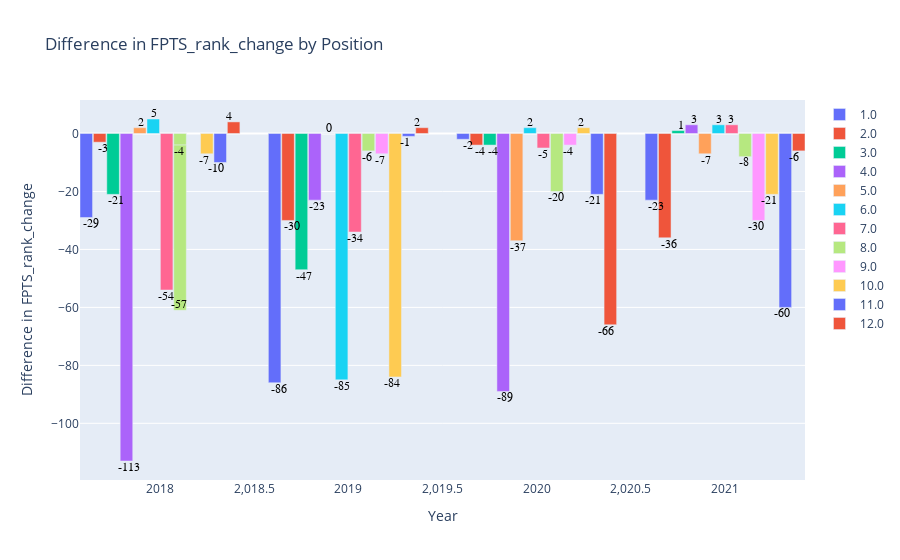

Here is the notebook cell this chart was saved with:
### Code cell
consistency_chart(df.copy(), 'wr')

### Figure 1 — Plotly figure (JSON) as saved in the notebook; plotly's stock layout.template omitted (floating-point values rounded to 4 significant figures)
{"data": [{"customdata": [["Cooper Kupp", 1, 24, 9], ["Davante Adams", 1, 3, 16], ["Tyreek Hill", 1, 30, 12], ["Michael Thomas", 1, 87, 7]], "hovertemplate": "Player: %{customdata[0]}<br>FPTS_rank_current: %{customdata[1]}<br>FPTS_rank_change: %{y}<br>FPTS_rank_next: %{customdata[2]}<br>FPTS_G: %{customdata[3]}<br><extra></extra>", "name": "1.0", "type": "bar", "width": 0.06667, "x": [2021.0, 2020.0, 2018.0, 2019.0], "y": [-23, -2, -29, -86]}, {"customdata": [["Deebo Samuel", 2, 38, 13], ["DeAndre Hopkins", 2, 5, 15], ["Tyreek Hill", 2, 6, 17], ["Chris Godwin", 2, 32, 12]], "hovertemplate": "Player: %{customdata[0]}<br>FPTS_rank_current: %{customdata[1]}<br>FPTS_rank_change: %{y}<br>FPTS_rank_next: %{customdata[2]}<br>FPTS_G: %{customdata[3]}<br><extra></extra>", "name": "2.0", "type": "bar", "width": 0.06667, "x": [2021.0, 2018.0, 2020.0, 2019.0], "y": [-36, -3, -4, -30]}, {"customdata": [["Stefon Diggs", 3, 7, 17], ["Julio Jones", 3, 50, 9], ["Davante Adams", 3, 2, 17], ["Davante Adams", 3, 24, 12]], "hovertemplate": "Player: %{customdata[0]}<br>FPTS_rank_current: %{customdata[1]}<br>FPTS_rank_change: %{y}<br>FPTS_rank_next: %{customdata[2]}<br>FPTS_G: %{customdata[3]}<br><extra></extra>", "name": "3.0", "type": "bar", "width": 0.06667, "x": [2020.0, 2019.0, 2021.0, 2018.0], "y": [-4, -47, 1, -21]}, {"customdata": [["Calvin Ridley", 4, 93, 5], ["Justin Jefferson", 4, 1, 17], ["Cooper Kupp", 4, 27, 15], ["Antonio Brown", 4, 117, 1]], "hovertemplate": "Player: %{customdata[0]}<br>FPTS_rank_current: %{customdata[1]}<br>FPTS_rank_change: %{y}<br>FPTS_rank_next: %{customdata[2]}<br>FPTS_G: %{customdata[3]}<br><extra></extra>", "name": "4.0", "type": "bar", "width": 0.06667, "x": [2020.0, 2021.0, 2019.0, 2018.0], "y": [-89, 3, -23, -113]}, {"customdata": [["Julio Jones", 5, 3, 15], ["Ja'Marr Chase", 5, 12, 13], ["DeAndre Hopkins", 5, 5, 16], ["DeAndre Hopkins", 5, 42, 10]], "hovertemplate": "Player: %{customdata[0]}<br>FPTS_rank_current: %{customdata[1]}<br>FPTS_rank_change: %{y}<br>FPTS_rank_next: %{customdata[2]}<br>FPTS_G: %{customdata[3]}<br><extra></extra>", "name": "5.0", "type": "bar", "width": 0.06667, "x": [2018.0, 2021.0, 2019.0, 2020.0], "y": [2, -7, 0, -37]}, {"customdata": [["Michael Thomas", 6, 1, 16], ["Tyreek Hill", 6, 3, 17], ["Kenny Golladay", 6, 91, 5], ["Justin Jefferson", 6, 4, 17]], "hovertemplate": "Player: %{customdata[0]}<br>FPTS_rank_current: %{customdata[1]}<br>FPTS_rank_change: %{y}<br>FPTS_rank_next: %{customdata[2]}<br>FPTS_G: %{customdata[3]}<br><extra></extra>", "name": "6.0", "type": "bar", "width": 0.06667, "x": [2018.0, 2021.0, 2019.0, 2020.0], "y": [5, 3, -85, 2]}, {"customdata": [["Adam Thielen", 7, 61, 10], ["Stefon Diggs", 7, 4, 17], ["DeVante Parker", 7, 41, 14], ["DK Metcalf", 7, 12, 17]], "hovertemplate": "Player: %{customdata[0]}<br>FPTS_rank_current: %{customdata[1]}<br>FPTS_rank_change: %{y}<br>FPTS_rank_next: %{customdata[2]}<br>FPTS_G: %{customdata[3]}<br><extra></extra>", "name": "7.0", "type": "bar", "width": 0.06667, "x": [2018.0, 2021.0, 2019.0, 2020.0], "y": [-54, 3, -34, -5]}, {"customdata": [["Mike Evans", 8, 16, 15], ["Adam Thielen", 8, 28, 13], ["Mike Evans", 8, 12, 13], ["JuJu Smith-Schuster", 8, 65, 12], ["Keenan Allen", 8, 14, 14]], "hovertemplate": "Player: %{customdata[0]}<br>FPTS_rank_current: %{customdata[1]}<br>FPTS_rank_change: %{y}<br>FPTS_rank_next: %{customdata[2]}<br>FPTS_G: %{customdata[3]}<br><extra></extra>", "name": "8.0", "type": "bar", "width": 0.06667, "x": [2021.0, 2020.0, 2018.0, 2018.0, 2019.0], "y": [-8, -20, -4, -57, -6]}, {"customdata": [["Amari Cooper", 9, 16, 16], ["Diontae Johnson", 9, 39, 17], ["Tyler Lockett", 9, 13, 16]], "hovertemplate": "Player: %{customdata[0]}<br>FPTS_rank_current: %{customdata[1]}<br>FPTS_rank_change: %{y}<br>FPTS_rank_next: %{customdata[2]}<br>FPTS_G: %{customdata[3]}<br><extra></extra>", "name": "9.0", "type": "bar", "width": 0.06667, "x": [2019.0, 2021.0, 2020.0], "y": [-7, -30, -4]}, {"customdata": [["Mike Evans", 10, 8, 16], ["Julian Edelman", 10, 94, 6], ["Mike Williams", 10, 31, 13], ["Robert Woods", 10, 17, 15]], "hovertemplate": "Player: %{customdata[0]}<br>FPTS_rank_current: %{customdata[1]}<br>FPTS_rank_change: %{y}<br>FPTS_rank_next: %{customdata[2]}<br>FPTS_G: %{customdata[3]}<br><extra></extra>", "name": "10.0", "type": "bar", "width": 0.06667, "x": [2020.0, 2019.0, 2021.0, 2018.0], "y": [2, -84, -21, -7]}, {"customdata": [["Stefon Diggs", 11, 21, 15], ["A.J. Brown", 11, 32, 13], ["Hunter Renfrow", 11, 71, 10], ["Allen Robinson", 11, 12, 16]], "hovertemplate": "Player: %{customdata[0]}<br>FPTS_rank_current: %{customdata[1]}<br>FPTS_rank_change: %{y}<br>FPTS_rank_next: %{customdata[2]}<br>FPTS_G: %{customdata[3]}<br><extra></extra>", "name": "11.0", "type": "bar", "width": 0.06667, "x": [2018.0, 2020.0, 2021.0, 2019.0], "y": [-10, -21, -60, -1]}, {"customdata": [["Allen Robinson", 12, 78, 12], ["Keenan Allen", 12, 8, 16], ["DK Metcalf", 12, 18, 17], ["Mike Evans", 12, 10, 16]], "hovertemplate": "Player: %{customdata[0]}<br>FPTS_rank_current: %{customdata[1]}<br>FPTS_rank_change: %{y}<br>FPTS_rank_next: %{customdata[2]}<br>FPTS_G: %{customdata[3]}<br><extra></extra>", "name": "12.0", "type": "bar", "width": 0.06667, "x": [2020.0, 2018.0, 2021.0, 2019.0], "y": [-66, 4, -6, 2]}], "layout": {"annotations": [{"align": "center", "font": {"color": "black", "family": "Arial", "size": 12}, "showarrow": false, "text": "-23", "x": 2021.0, "xref": "x", "y": -25, "yref": "y"}, {"align": "center", "font": {"color": "black", "family": "Arial", "size": 12}, "showarrow": false, "text": "-2", "x": 2020.0, "xref": "x", "y": -4, "yref": "y"}, {"align": "center", "font": {"color": "black", "family": "Arial", "size": 12}, "showarrow": false, "text": "-29", "x": 2018.0, "xref": "x", "y": -31, "yref": "y"}, {"align": "center", "font": {"color": "black", "family": "Arial", "size": 12}, "showarrow": false, "text": "-86", "x": 2019.0, "xref": "x", "y": -88, "yref": "y"}, {"align": "center", "font": {"color": "black", "family": "Arial", "size": 12}, "showarrow": false, "text": "-36", "x": 2021.0, "xref": "x", "y": -38, "yref": "y"}, {"align": "center", "font": {"color": "black", "family": "Arial", "size": 12}, "showarrow": false, "text": "-3", "x": 2018.0, "xref": "x", "y": -5, "yref": "y"}, {"align": "center", "font": {"color": "black", "family": "Arial", "size": 12}, "showarrow": false, "text": "-4", "x": 2020.0, "xref": "x", "y": -6, "yref": "y"}, {"align": "center", "font": {"color": "black", "family": "Arial", "size": 12}, "showarrow": false, "text": "-30", "x": 2019.0, "xref": "x", "y": -32, "yref": "y"}, {"align": "center", "font": {"color": "black", "family": "Arial", "size": 12}, "showarrow": false, "text": "-4", "x": 2020.0, "xref": "x", "y": -6, "yref": "y"}, {"align": "center", "font": {"color": "black", "family": "Arial", "size": 12}, "showarrow": false, "text": "-47", "x": 2019.0, "xref": "x", "y": -49, "yref": "y"}, {"align": "center", "font": {"color": "black", "family": "Arial", "size": 12}, "showarrow": false, "text": "1", "x": 2021.0, "xref": "x", "y": 3, "yref": "y"}, {"align": "center", "font": {"color": "black", "family": "Arial", "size": 12}, "showarrow": false, "text": "-21", "x": 2018.0, "xref": "x", "y": -23, "yref": "y"}, {"align": "center", "font": {"color": "black", "family": "Arial", "size": 12}, "showarrow": false, "text": "-89", "x": 2020.0, "xref": "x", "y": -91, "yref": "y"}, {"align": "center", "font": {"color": "black", "family": "Arial", "size": 12}, "showarrow": false, "text": "3", "x": 2021.0, "xref": "x", "y": 5, "yref": "y"}, {"align": "center", "font": {"color": "black", "family": "Arial", "size": 12}, "showarrow": false, "text": "-23", "x": 2019.0, "xref": "x", "y": -25, "yref": "y"}, {"align": "center", "font": {"color": "black", "family": "Arial", "size": 12}, "showarrow": false, "text": "-113", "x": 2018.0, "xref": "x", "y": -115, "yref": "y"}, {"align": "center", "font": {"color": "black", "family": "Arial", "size": 12}, "showarrow": false, "text": "2", "x": 2018.0, "xref": "x", "y": 4, "yref": "y"}, {"align": "center", "font": {"color": "black", "family": "Arial", "size": 12}, "showarrow": false, "text": "-7", "x": 2021.0, "xref": "x", "y": -9, "yref": "y"}, {"align": "center", "font": {"color": "black", "family": "Arial", "size": 12}, "showarrow": false, "text": "0", "x": 2019.0, "xref": "x", "y": 2, "yref": "y"}, {"align": "center", "font": {"color": "black", "family": "Arial", "size": 12}, "showarrow": false, "text": "-37", "x": 2020.0, "xref": "x", "y": -39, "yref": "y"}, {"align": "center", "font": {"color": "black", "family": "Arial", "size": 12}, "showarrow": false, "text": "5", "x": 2018.0, "xref": "x", "y": 7, "yref": "y"}, {"align": "center", "font": {"color": "black", "family": "Arial", "size": 12}, "showarrow": false, "text": "3", "x": 2021.0, "xref": "x", "y": 5, "yref": "y"}, {"align": "center", "font": {"color": "black", "family": "Arial", "size": 12}, "showarrow": false, "text": "-85", "x": 2019.0, "xref": "x", "y": -87, "yref": "y"}, {"align": "center", "font": {"color": "black", "family": "Arial", "size": 12}, "showarrow": false, "text": "2", "x": 2020.0, "xref": "x", "y": 4, "yref": "y"}, {"align": "center", "font": {"color": "black", "family": "Arial", "size": 12}, "showarrow": false, "text": "-54", "x": 2018.0, "xref": "x", "y": -56, "yref": "y"}, {"align": "center", "font": {"color": "black", "family": "Arial", "size": 12}, "showarrow": false, "text": "3", "x": 2021.0, "xref": "x", "y": 5, "yref": "y"}, {"align": "center", "font": {"color": "black", "family": "Arial", "size": 12}, "showarrow": false, "text": "-34", "x": 2019.0, "xref": "x", "y": -36, "yref": "y"}, {"align": "center", "font": {"color": "black", "family": "Arial", "size": 12}, "showarrow": false, "text": "-5", "x": 2020.0, "xref": "x", "y": -7, "yref": "y"}, {"align": "center", "font": {"color": "black", "family": "Arial", "size": 12}, "showarrow": false, "text": "-8", "x": 2021.0, "xref": "x", "y": -10, "yref": "y"}, {"align": "center", "font": {"color": "black", "family": "Arial", "size": 12}, "showarrow": false, "text": "-20", "x": 2020.0, "xref": "x", "y": -22, "yref": "y"}, {"align": "center", "font": {"color": "black", "family": "Arial", "size": 12}, "showarrow": false, "text": "-4", "x": 2018.0, "xref": "x", "y": -6, "yref": "y"}, {"align": "center", "font": {"color": "black", "family": "Arial", "size": 12}, "showarrow": false, "text": "-57", "x": 2018.0, "xref": "x", "y": -59, "yref": "y"}, {"align": "center", "font": {"color": "black", "family": "Arial", "size": 12}, "showarrow": false, "text": "-6", "x": 2019.0, "xref": "x", "y": -8, "yref": "y"}, {"align": "center", "font": {"color": "black", "family": "Arial", "size": 12}, "showarrow": false, "text": "-7", "x": 2019.0, "xref": "x", "y": -9, "yref": "y"}, {"align": "center", "font": {"color": "black", "family": "Arial", "size": 12}, "showarrow": false, "text": "-30", "x": 2021.0, "xref": "x", "y": -32, "yref": "y"}, {"align": "center", "font": {"color": "black", "family": "Arial", "size": 12}, "showarrow": false, "text": "-4", "x": 2020.0, "xref": "x", "y": -6, "yref": "y"}, {"align": "center", "font": {"color": "black", "family": "Arial", "size": 12}, "showarrow": false, "text": "2", "x": 2020.0, "xref": "x", "y": 4, "yref": "y"}, {"align": "center", "font": {"color": "black", "family": "Arial", "size": 12}, "showarrow": false, "text": "-84", "x": 2019.0, "xref": "x", "y": -86, "yref": "y"}, {"align": "center", "font": {"color": "black", "family": "Arial", "size": 12}, "showarrow": false, "text": "-21", "x": 2021.0, "xref": "x", "y": -23, "yref": "y"}, {"align": "center", "font": {"color": "black", "family": "Arial", "size": 12}, "showarrow": false, "text": "-7", "x": 2018.0, "xref": "x", "y": -9, "yref": "y"}, {"align": "center", "font": {"color": "black", "family": "Arial", "size": 12}, "showarrow": false, "text": "-10", "x": 2018.0, "xref": "x", "y": -12, "yref": "y"}, {"align": "center", "font": {"color": "black", "family": "Arial", "size": 12}, "showarrow": false, "text": "-21", "x": 2020.0, "xref": "x", "y": -23, "yref": "y"}, {"align": "center", "font": {"color": "black", "family": "Arial", "size": 12}, "showarrow": false, "text": "-60", "x": 2021.0, "xref": "x", "y": -62, "yref": "y"}, {"align": "center", "font": {"color": "black", "family": "Arial", "size": 12}, "showarrow": false, "text": "-1", "x": 2019.0, "xref": "x", "y": -3, "yref": "y"}, {"align": "center", "font": {"color": "black", "family": "Arial", "size": 12}, "showarrow": false, "text": "-66", "x": 2020.0, "xref": "x", "y": -68, "yref": "y"}, {"align": "center", "font": {"color": "black", "family": "Arial", "size": 12}, "showarrow": false, "text": "4", "x": 2018.0, "xref": "x", "y": 6, "yref": "y"}, {"align": "center", "font": {"color": "black", "family": "Arial", "size": 12}, "showarrow": false, "text": "-6", "x": 2021.0, "xref": "x", "y": -8, "yref": "y"}, {"align": "center", "font": {"color": "black", "family": "Arial", "size": 12}, "showarrow": false, "text": "2", "x": 2019.0, "xref": "x", "y": 4, "yref": "y"}], "barmode": "group", "title": {"text": "Difference in FPTS_rank_change by Position"}, "xaxis": {"title": {"text": "Year"}}, "yaxis": {"title": {"text": "Difference in FPTS_rank_change"}}}}
